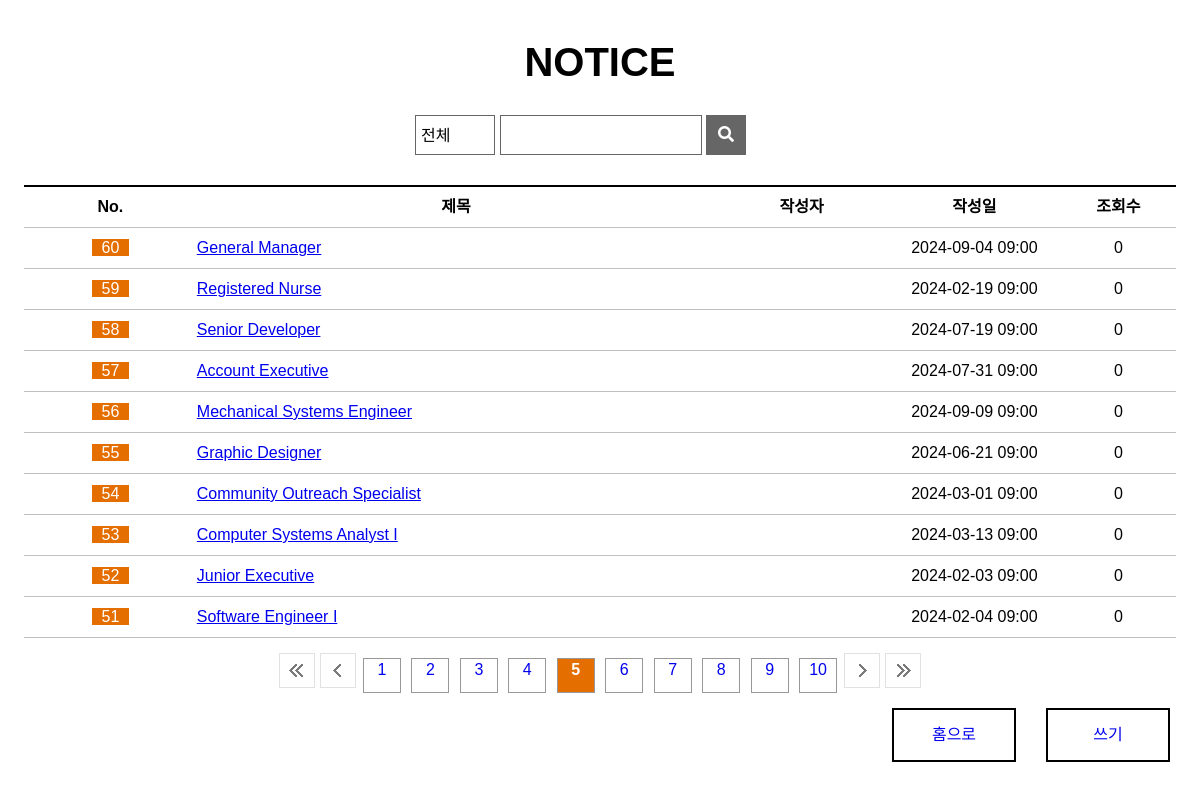
The page /board/blist/?npage=5 on the database as committed earlier.
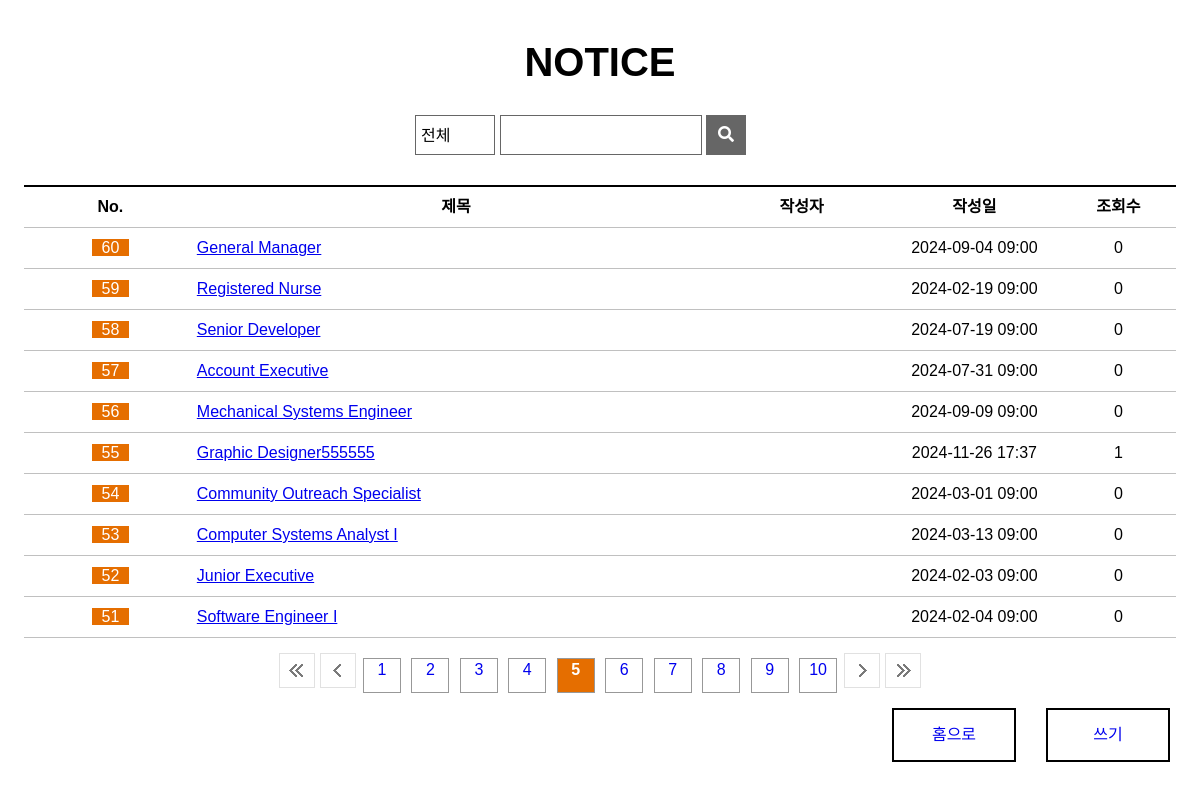
The same page on the database as committed later.
### board/models.py (models this page shows, shortened)
class Board(models.Model):
  bno = models.AutoField(primary_key=True)
  member = models.ForeignKey(Member,on_delete=models.DO_NOTHING, null=True)
  btitle = models.CharField(max_length=1000)
  bcontent = models.TextField()
  bgroup = models.IntegerField(null=True)
  bstep = models.IntegerField(default=0)
  bindent = models.IntegerField(default=0)
  bhit = models.IntegerField(default=0)
  bdate = models.DateTimeField(auto_now=True)
  bfile = models.ImageField(null=True,upload_to='board')

### board/views.py (the view)
# urls.py: path('blist/', views.blist, name='blist'),
def blist(request):   # 게시판페이지 호출
  npage = int(request.GET.get('npage',1))  # 넘어온 현재페이지
  qs = Board.objects.all().order_by('-bgroup','bstep')
  paginator = Paginator(qs,10)  # 중간에 삭제해도 알아서 계산해줌 / 1페이지 10개
  blist = paginator.get_page(npage)
  context = {'blist':blist,'npage':npage}
  return render(request,'blist.html',context)

### board/templates/blist.html (shortened to what this page needs)
{% load static %}
<!DOCTYPE html>
<html>
<head>
  <link rel="stylesheet" href="https://cdnjs.cloudflare.com/ajax/libs/font-awesome/5.12.1/css/all.min.css">
  <link rel="stylesheet" href="{% static '/css/style.css' %}">
  <link rel="stylesheet" href="{% static '/css/notice_list.css' %}">
</head>
<body>
<section>
    <h1>NOTICE</h1>
    <div class="wrapper">
      <form action="/search" name="search" method="post">
        <select name="category" id="category">
          <option value="0">전체</option>
        </select>
        <div class="title">
          <input type="text" size="16">
        </div>
        <button type="submit"><i class="fas fa-search"></i></button>
      </form>
    </div>
    <table>
      <colgroup>
        <col width="15%">
        <col width="45%">
        <col width="15%">
        <col width="15%">
        <col width="10%">
      </colgroup>
      <tr>
        <th>No.</th>
        <th>제목</th>
        <th>작성자</th>
        <th>작성일</th>
        <th>조회수</th>
      </tr>
      {% if blist %}
        {% for board in blist %}
          <tr>
            <td><span class="table-notice">{{board.bno}}</span></td>
            <td class="table-title">
            <a href="/board/bview/{{board.bno}}/?npage={{npage}}">
                {{board.btitle}}
            </a>
            </td>
            <td>{{board.nicName}}</td>
            <td>{{board.bdate|date:'Y-m-d H:i'}}</td>
            <td>{{board.bhit}}</td>
          </tr>
        {% endfor %}
      {% else %}
      <tr>
        <td colspan='5'>데이터가 없습니다.</td>
      </tr>
      {% endif %}
    </table>
    <ul class="page-num">
      {% if blist.has_previous %}
      <a href="/board/blist/?npage=1"><li class="first"></li></a>
      <a href="/board/blist/?npage={{blist.previous_page_number}}"><li class="prev"></li></a>
      {% else %}
      <li class="first"></li>
      <li class="prev"></li>
      {% endif %}
      {% for page in blist.paginator.page_range %}
      {% if page != npage %}
        <a href="/board/blist/?npage={{page}}"><li class="num"><div>{{page}}</div></li></a>
      {% else %}
        <li class="num on"><div>{{page}}</div></li>
      {% endif %}
      {% endfor %}
      {% if blist.has_next %}
      <a href="/board/blist/?npage={{blist.next_page_number}}"><li class="next"></li></a>
      <a href="/board/blist/?npage={{blist.paginator.num_pages}}"><li class="last"></li></a>
      {% else %}
      <li class="next"></li>
      <li class="last"></li>
      {% endif %}
    </ul>
    <a href="/board/bwrite/"><div class="write">쓰기</div></a>
    <a href="/"><div class="write">홈으로</div></a>
  </section>
</body>
</html>

Rows that differ between the two databases and show on the page:
changed Board id 55: btitle "Graphic Designer" → "Graphic Designer555555"; bdate "2024-06-21 09:00" → "2024-11-26 17:37"; bhit "0" → "1"
